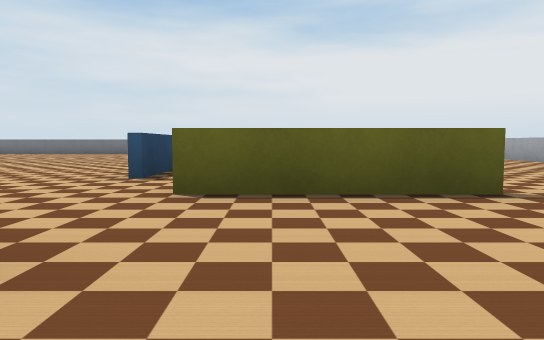
view 1 (above)

24 first-person views from a walk through a Webots world. The camera is 0.39 m above the floor, tilts 4° down and sees 70° across. The floor is counted in squares, 1 m on a side. Each view is taken from the middle of a square. On the plan, view 1 faces up. The plan holds only what a view shows up to about 9 squares ahead; the rest is blank. The robots in the file are not drawn. Simple shapes and patterns stand in for the simulator's stock objects.

view 2
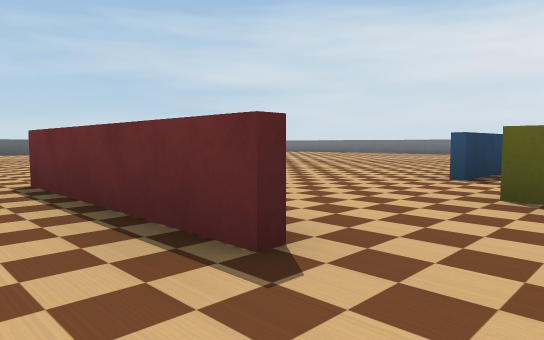

view 3
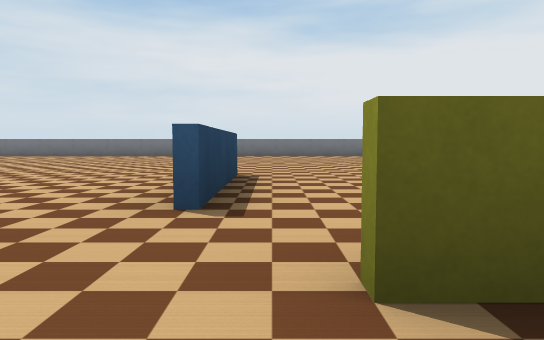

view 4
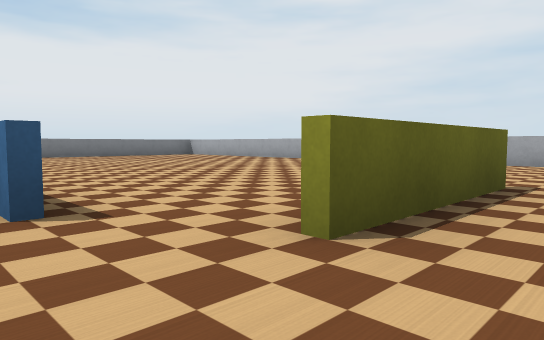

view 5
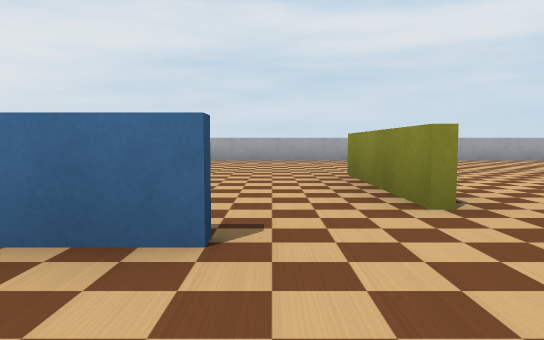

view 6
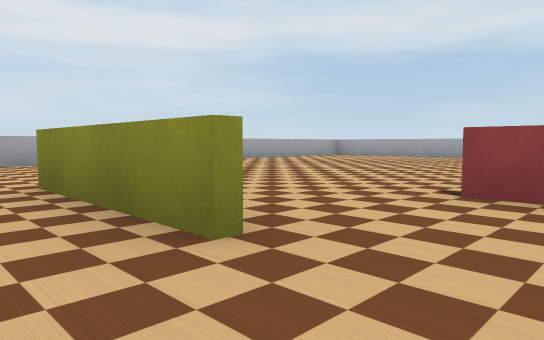

view 7
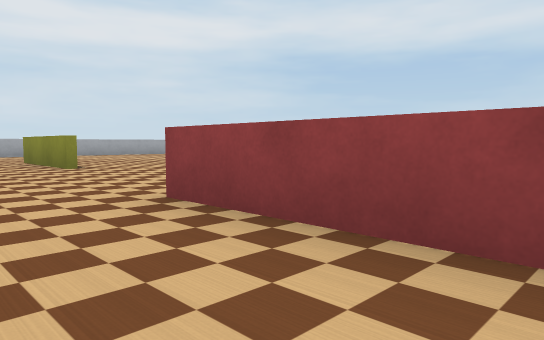

view 8
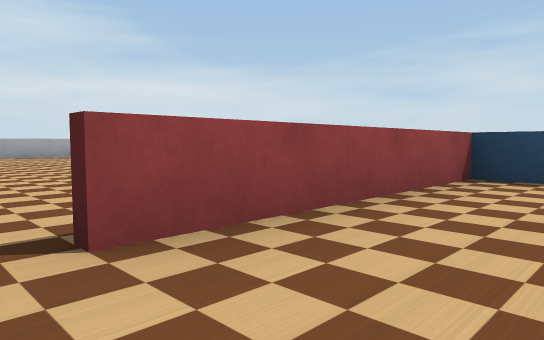

view 9
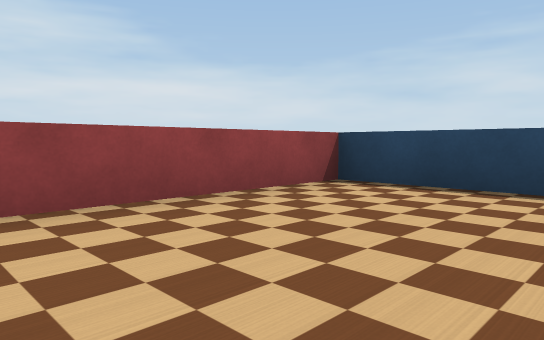

view 10
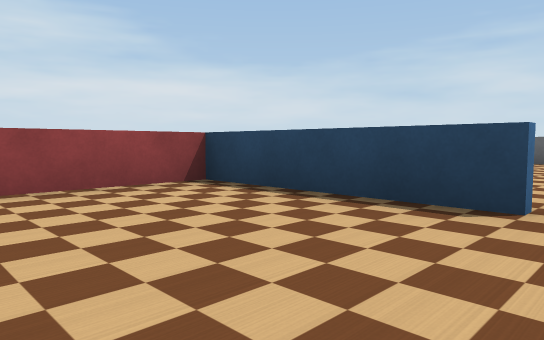

view 11
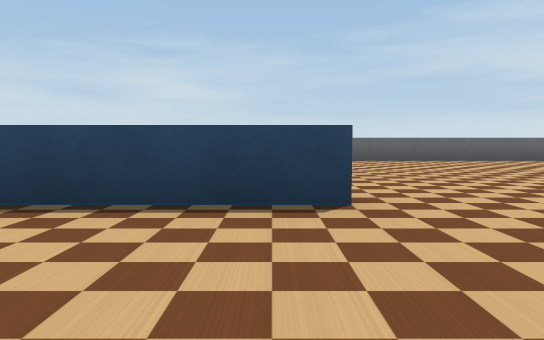

view 12
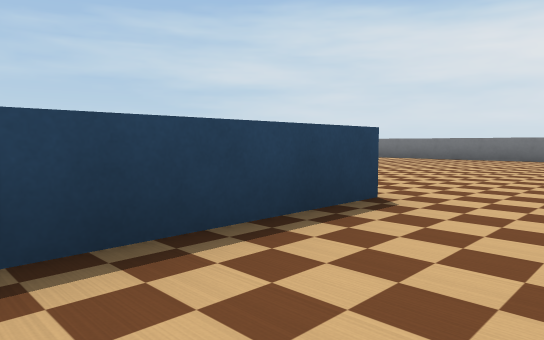

view 13
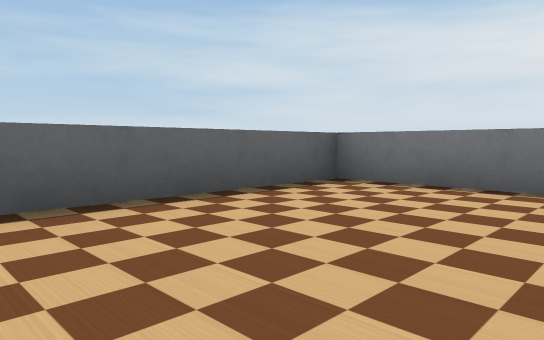

view 14
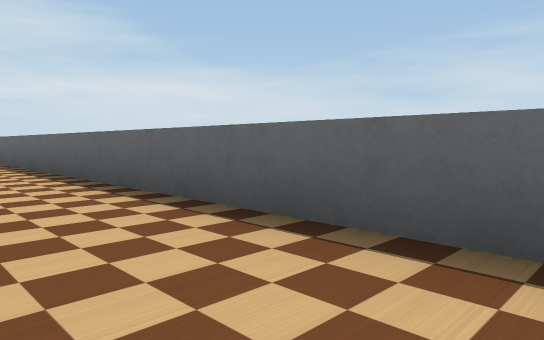

view 15
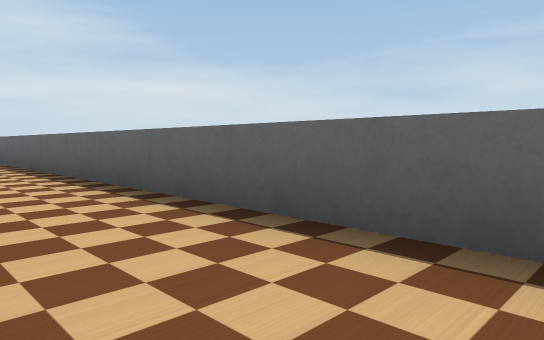

view 16
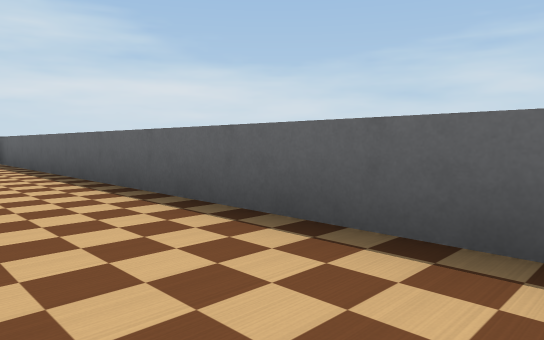

view 17
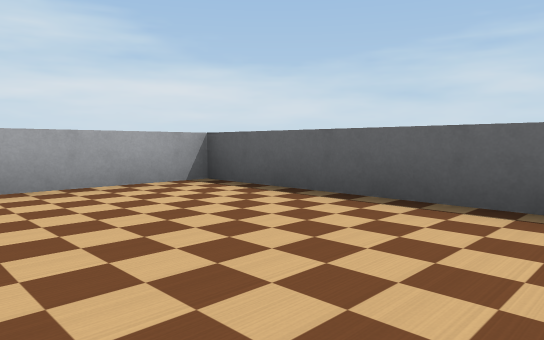

view 18
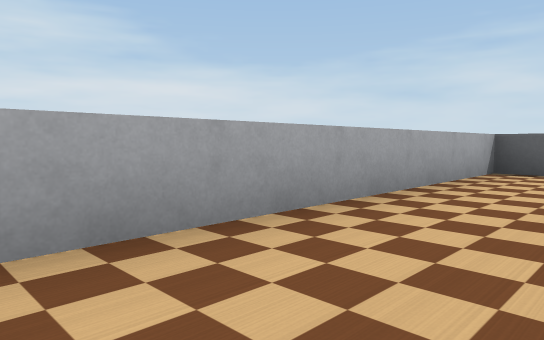

view 19
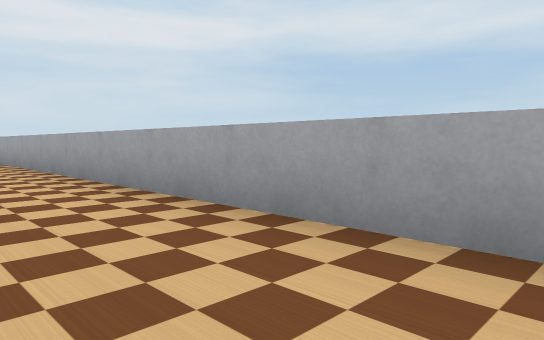

view 20
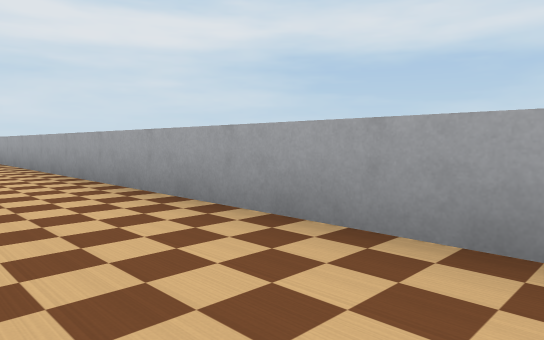

view 21
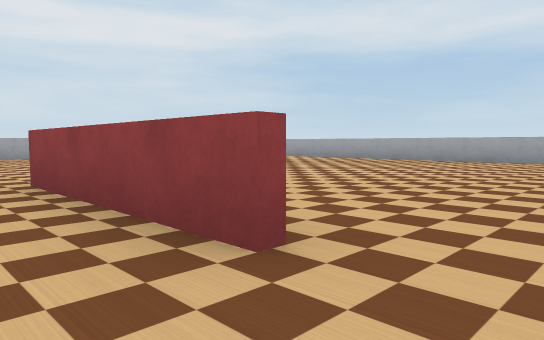

view 22
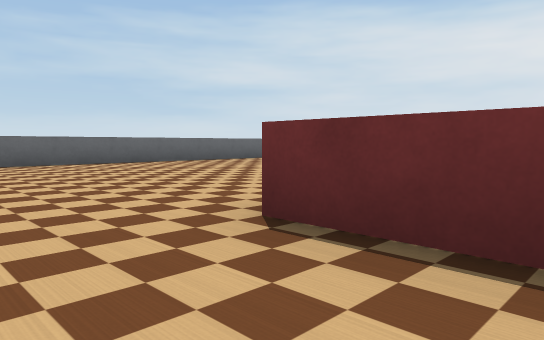

view 23
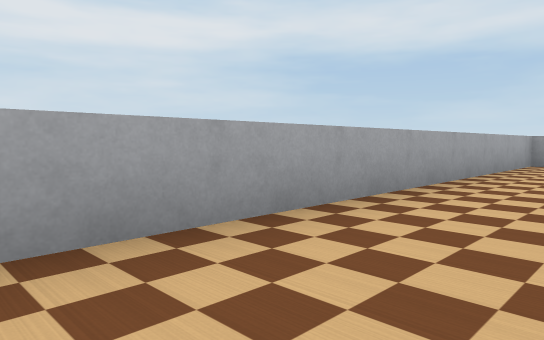

view 24
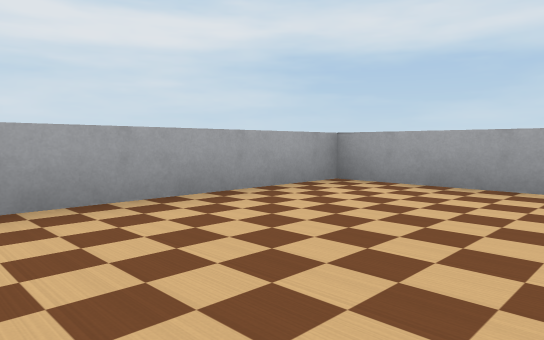

### Floor plan
Points are (right, up) in squares from view 1. A wall is a line through its corners. A room is listed if a view was taken in it or the views show most of it. See-through windows are left out.
Room 1 (views 1, 2, 3, 4, 5, 6, 7, 8, 9, 10, 11, 12, 13, 14, 15, 16, 17, 18, 19, 20, 21, 22, 23, 24)
walls: (-7.1, 3.4) (-8.5, 3.4); (-4, 1.1) (-1, 1.1); (-1.6, 4.1) (-1.6, 5.1); (-0.9, 3.1) (1.8, 3.1); (-8.4, 6.6) (-8.4, 3.6) (-4.5, 3.6); (-1.4, 6.8) (-1.4, 4.2); (-1, 0.9) (-4, 0.9); (1.9, 2.9) (-0.8, 2.9); (-8.6, 13.5) (-10.2, 13.5); (5.5, 7.9) (5.5, 9); (-12.5, 13.5) (-14.5, 13.5) (-14.5, -6.5) (5.5, -6.5) (5.5, 5.4)

Positions as (right, up) in squares from view 1, and headings:
1: (0, 0), facing up
2: (0, 0), facing up-left
3: (-1, 2), facing up
4: (-2, 2), facing up-right
5: (-3, 4), facing right
6: (-2, 4), facing down-right
7: (-7, 5), facing down-right
8: (-4, 5), facing down-left
9: (-5, 6), facing down-left
10: (-6, 7), facing down-left
11: (-6, 6), facing left
12: (-7, 4), facing up-left
13: (-12, 10), facing up-left
14: (-13, 10), facing down-left
15: (-13, 6), facing down-left
16: (-13, 2), facing down-left
17: (-12, -3), facing down-left
18: (-9, -5), facing down-left
19: (-11, -5), facing down-right
20: (-6, -5), facing down-right
21: (-5, 2), facing down-right
22: (-7, 2), facing up-left
23: (4, 1), facing down-right
24: (3, -3), facing down-right
